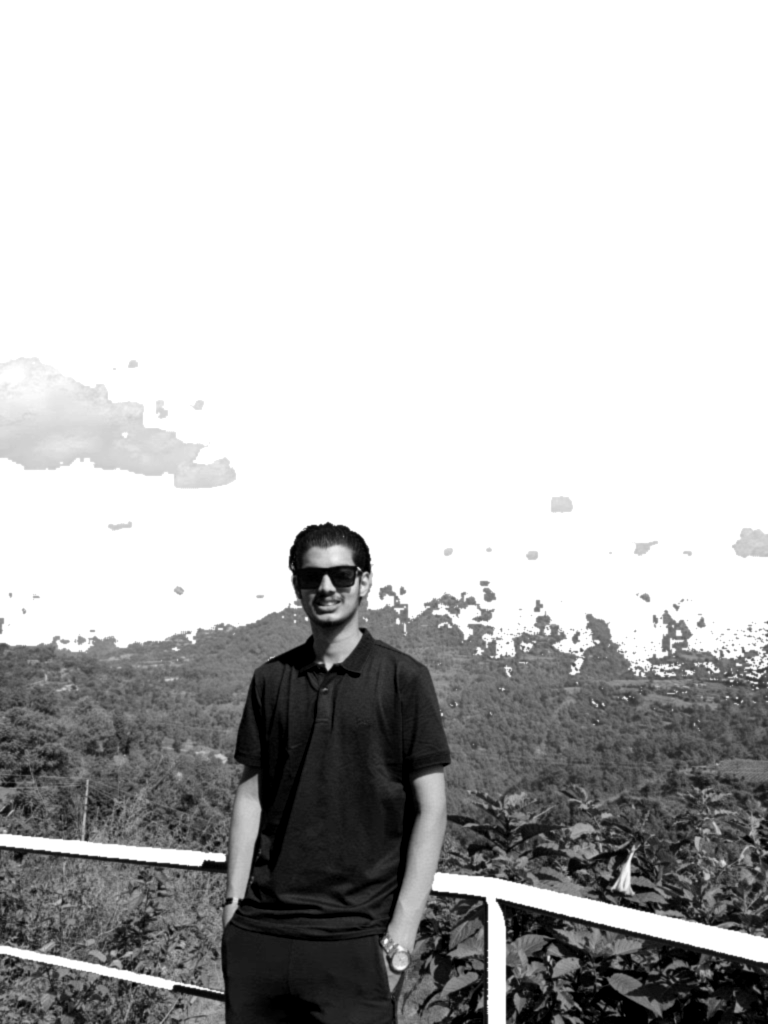
#> input picture source-prepped.png, 768 x 1024 px
$ python make_ascii_svg.py
#> lines starting #> are read from the running program, lines starting #| are printed output that depends on the picture
"""
Convert a portrait photo into a CLEAN, monochrome ASCII-art SVG
that "types" itself in like a terminal, then holds.

One fill color + a density ramp + high contrast so the background washes out to blank.
GitHub renders SVGs embedded via <img> and runs their SMIL animations there.
Each row is revealed with a left-to-right clip wipe plus a small block cursor riding the wipe edge,
staggered top -> bottom, so the whole portrait prints once and freezes.
"""
from PIL import Image, ImageEnhance, ImageOps, ImageFilter
import html
import os
import sys

HERE = os.path.dirname(os.path.abspath(__file__))
SRC = sys.argv[1] if len(sys.argv) > 1 else os.path.join(HERE, "..", "source-prepped.png")
OUT = sys.argv[2] if len(sys.argv) > 2 else os.path.join(HERE, "..", "samyog-ascii.svg")

COLS = int(os.environ.get("COLS", 160))
ART_W_TARGET = 800
CELL_W = ART_W_TARGET / COLS
CELL_H = CELL_W * 15 / 8
ROWS = round(COLS * 8 / 15)
RAMP = " .`:-=+*cs#%@"  # bright(sparse) -> dark(dense); leading space clears bg

CONTRAST = 1.15
BRIGHTNESS = 1.05
GAMMA = 1.15          # >1 brightens mids -> face lands in sparser chars
WHITE_FLOOR = 0.82    # luminance above this is forced to blank (space)

PAD = 20
TITLEBAR_H = 30
STATUS_H = 30
ART_W = COLS * CELL_W
ART_H = ROWS * CELL_H
CANVAS_W = 840
CANVAS_H = 880

BG = "#0d1117"
BG2 = "#111722"
FRAME = "#30363d"
TITLE_TEXT = "#7d8590"
INK = "#c9d1d9"      # the single clean monochrome ascii color
CURSOR = "#22d3ee"   # electric cyan terminal cursor

# ---- reveal timing (one-shot; cursor rasters top -> bottom) -------------
ROW_DUR = 5.2 / ROWS  # whole portrait prints in ~5.2s
STAGGER = ROW_DUR

# ---- 1. sample image into COLS x ROWS grayscale grid ----------------
im = Image.open(SRC).convert("L")
#> im is the input picture: PIL image 768x1024 L; min 0, max 255, mean 187.7
im = ImageEnhance.Brightness(im).enhance(BRIGHTNESS)
im = ImageEnhance.Contrast(im).enhance(CONTRAST)
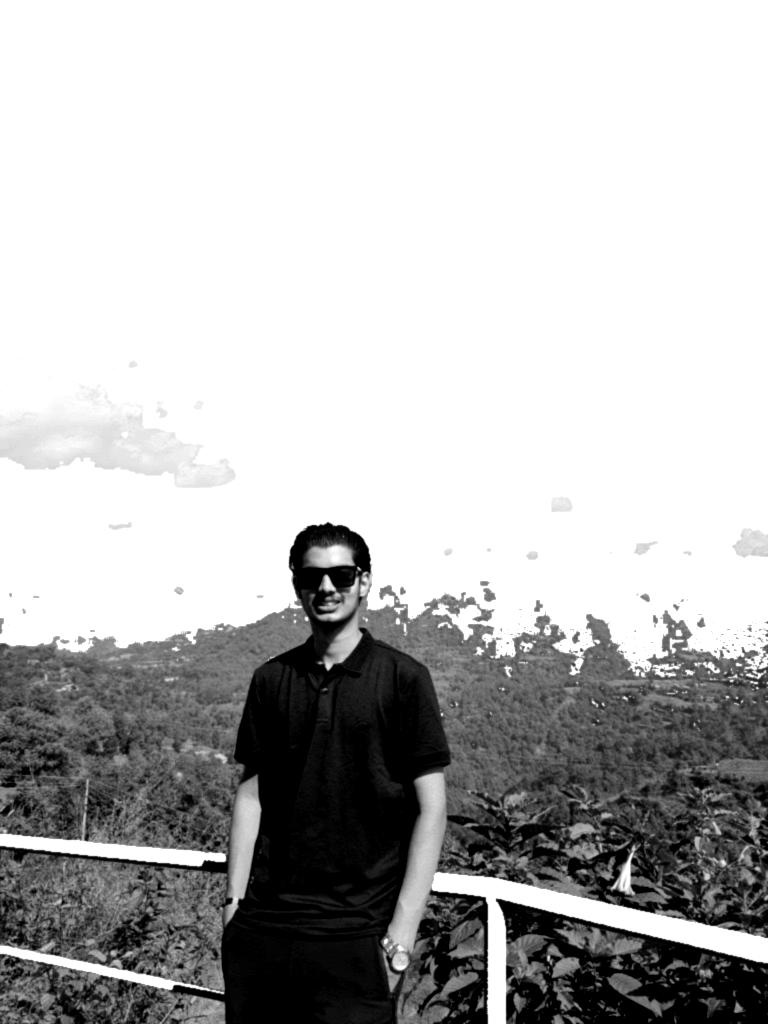
#> im: PIL image 768x1024 L; min 0, max 255, mean 184.1
im = im.resize((COLS, ROWS), Image.Resampling.LANCZOS)
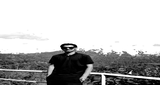
#> im: PIL image 160x85 L; min 0, max 255, mean 184
px = im.load()

STATIC = bool(os.environ.get("STATIC"))

rows_txt = []
for y in range(ROWS):
    chars = []
    for x in range(COLS):
        lum = px[x, y] / 255.0
        lum = pow(lum, GAMMA)
        if lum >= WHITE_FLOOR:
            chars.append(" ")
            continue
        idx = int((1.0 - lum) * (len(RAMP) - 1) + 0.5)
        idx = max(0, min(len(RAMP) - 1, idx))
        chars.append(RAMP[idx])
    rows_txt.append("".join(chars))
#> after the loop, rows_txt = 85 items

art_top = TITLEBAR_H + (CANVAS_H - TITLEBAR_H - STATUS_H - ART_H) / 2

# ---- 2. assemble SVG ------------------------------------------------------
parts = []
parts.append(
    f'<svg xmlns="http://www.w3.org/2000/svg" width="{CANVAS_W}" height="{CANVAS_H}" '
    f'viewBox="0 0 {CANVAS_W} {CANVAS_H}" font-family="ui-monospace, SFMono-Regular, '
    f'Menlo, Consolas, monospace">'
)
parts.append('<defs>'
             f'<linearGradient id="bg" x1="0" y1="0" x2="0" y2="1">'
             f'<stop offset="0" stop-color="{BG2}"/><stop offset="1" stop-color="{BG}"/>'
             f'</linearGradient></defs>')

parts.append(f'<rect width="{CANVAS_W}" height="{CANVAS_H}" rx="12" fill="url(#bg)"/>')
parts.append(f'<rect x="0.5" y="0.5" width="{CANVAS_W-1}" height="{CANVAS_H-1}" rx="12" '
             f'fill="none" stroke="{FRAME}" stroke-width="1"/>')

parts.append(f'<line x1="0" y1="{TITLEBAR_H}" x2="{CANVAS_W}" y2="{TITLEBAR_H}" stroke="{FRAME}"/>')
for i, dotcol in enumerate(["#ff5f56", "#ffbd2e", "#27c93f"]):
    parts.append(f'<circle cx="{PAD + i*16}" cy="{TITLEBAR_H/2}" r="5" fill="{dotcol}"/>')
parts.append(f'<text x="{CANVAS_W/2}" y="{TITLEBAR_H/2 + 4}" fill="{TITLE_TEXT}" font-size="12" '
             f'text-anchor="middle">samyog@github: ~$ ./portrait.sh</text>')

# one <text> per row
font_size = CELL_H * 0.86
for ry, line in enumerate(rows_txt):
    y = art_top + ry * CELL_H + CELL_H * 0.74
    row_y = art_top + ry * CELL_H
    delay = ry * STAGGER
    safe = html.escape(line)
    text = (f'<text xml:space="preserve" x="{PAD}" y="{y:.1f}" fill="{INK}" '
            f'font-size="{font_size:.1f}" textLength="{ART_W}" lengthAdjust="spacing">{safe}</text>')

    if STATIC:
        parts.append(text)
        continue

    parts.append(
        f'<clipPath id="r{ry}"><rect x="{PAD}" y="{row_y:.1f}" height="{CELL_H}" width="0">'
        f'<animate attributeName="width" from="0" to="{ART_W}" begin="{delay:.3f}s" '
        f'dur="{ROW_DUR:.2f}s" fill="freeze"/></rect></clipPath>'
    )
    parts.append(f'<g clip-path="url(#r{ry})">{text}</g>')
    parts.append(
        f'<rect y="{row_y+1:.1f}" width="{CELL_W*1.5}" height="{CELL_H-1}" fill="{CURSOR}" opacity="0">'
        f'<animate attributeName="x" from="{PAD}" to="{PAD+ART_W}" begin="{delay:.3f}s" '
        f'dur="{ROW_DUR:.2f}s" fill="freeze"/>'
        f'<set attributeName="opacity" to="0.9" begin="{delay:.3f}s"/>'
        f'<set attributeName="opacity" to="0" begin="{delay+ROW_DUR:.3f}s"/></rect>'
    )
#> this loop made 85 passes
#> (y, row_y, delay) on passes 1 to 12: (48.5, 41.56, 0), (57.88, 50.94, 0.0612), (67.25, 60.31, 0.122), (76.62, 69.69, 0.184), (86, 79.06, 0.245), (95.38, 88.44, 0.306), (104.8, 97.81, 0.367), (114.1, 107.2, 0.428), (123.5, 116.6, 0.489), (132.9, 125.9, 0.551), (142.2, 135.3, 0.612), (151.6, 144.7, 0.673)
#> after the loop, parts = 264 items

# status bar with a steady blinking cursor
status_line_y = CANVAS_H - STATUS_H
status_y = status_line_y + 19
parts.append(f'<line x1="0" y1="{status_line_y:.1f}" x2="{CANVAS_W}" y2="{status_line_y:.1f}" stroke="{FRAME}"/>')
parts.append(f'<text x="{PAD}" y="{status_y:.1f}" fill="{TITLE_TEXT}" font-size="13">'
             f'samyog@github:~$ whoami <tspan fill="{INK}">Samyog Sapkota</tspan></text>')
status_chars = len("samyog@github:~$ whoami Samyog Sapkota ")
parts.append(f'<rect x="{PAD + status_chars * 13 * 0.6:.1f}" y="{status_y-12:.1f}" width="8" height="14" fill="{CURSOR}">'
             f'<animate attributeName="opacity" values="1;1;0;0" keyTimes="0;0.5;0.51;1" '
             f'dur="1s" repeatCount="indefinite"/></rect>')

parts.append("</svg>")
svg = "".join(parts)
with open(OUT, "w", encoding="utf-8") as f:
    f.write(svg)
print("wrote", OUT, len(svg), "bytes;", CANVAS_W, "x", CANVAS_H)
#| wrote scripts/../samyog-ascii.svg 66065 bytes; 840 x 880
